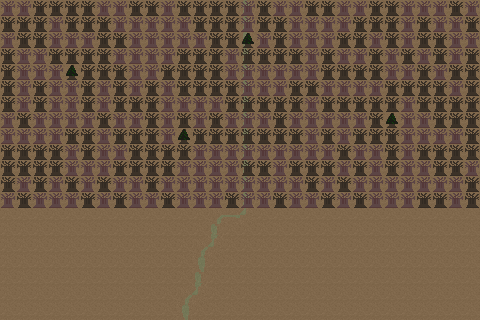

A level layout from a 2D game, rendered from its tile map. Below: a short description, then the map file with its tile-grid data intact:
An orthogonal 30x20 tile map with 16x16 px tiles, 2 tile layers (Ground, Trees), 2 tilesets.

<map version="1.9" tiledversion="1.9.2" orientation="orthogonal" renderorder="right-down" width="30" height="20" tilewidth="16" tileheight="16" infinite="0" nextlayerid="3" nextobjectid="1">
 <tileset firstgid="1" source="Trees.tsx" />
 <tileset firstgid="7" source="GroundPath.tsx" />
 <layer id="2" name="Ground" width="30" height="20">
  <data encoding="csv">
11,11,11,11,11,11,11,11,11,11,11,11,11,11,11,12,11,11,11,11,11,11,11,11,11,11,11,11,11,11,
11,11,11,11,11,11,11,11,11,11,11,11,11,11,11,12,11,11,11,11,11,11,11,11,11,11,11,11,11,11,
11,11,11,11,11,11,11,11,11,11,11,11,11,11,11,12,11,11,11,11,11,11,11,11,11,11,11,11,11,11,
11,11,11,11,11,11,11,11,11,11,11,11,11,11,11,12,11,11,11,11,11,11,11,11,11,11,11,11,11,11,
11,11,11,11,11,11,11,11,11,11,11,11,11,11,11,12,11,11,11,11,11,11,11,11,11,11,11,11,11,11,
11,11,11,11,11,11,11,11,11,11,11,11,11,11,11,12,11,11,11,11,11,11,11,11,11,11,11,11,11,11,
11,11,11,11,11,11,11,11,11,11,11,11,11,11,11,12,11,11,11,11,11,11,11,11,11,11,11,11,11,11,
11,11,11,11,11,11,11,11,11,11,11,11,11,11,11,12,11,11,11,11,11,11,11,11,11,11,11,11,11,11,
11,11,11,11,11,11,11,11,11,11,11,11,11,11,11,12,11,11,11,11,11,11,11,11,11,11,11,11,11,11,
11,11,11,11,11,11,11,11,11,11,11,11,11,11,11,12,11,11,11,11,11,11,11,11,11,11,11,11,11,11,
11,11,11,11,11,11,11,11,11,11,11,11,11,11,11,12,11,11,11,11,11,11,11,11,11,11,11,11,11,11,
11,11,11,11,11,11,11,11,11,11,11,11,11,11,11,12,11,11,11,11,11,11,11,11,11,11,11,11,11,11,
11,11,11,11,11,11,11,11,11,11,11,11,11,11,11,12,11,11,11,11,11,11,11,11,11,11,11,11,11,11,
11,11,11,11,11,11,11,11,11,11,11,11,11,7,8,15,11,11,11,11,11,11,11,11,11,11,11,11,11,11,
11,11,11,11,11,11,11,11,11,11,11,11,11,12,11,11,11,11,11,11,11,11,11,11,11,11,11,11,11,11,
11,11,11,11,11,11,11,11,11,11,11,11,7,15,11,11,11,11,11,11,11,11,11,11,11,11,11,11,11,11,
11,11,11,11,11,11,11,11,11,11,11,11,10,11,11,11,11,11,11,11,11,11,11,11,11,11,11,11,11,11,
11,11,11,11,11,11,11,11,11,11,11,11,12,11,11,11,11,11,11,11,11,11,11,11,11,11,11,11,11,11,
11,11,11,11,11,11,11,11,11,11,11,7,15,11,11,11,11,11,11,11,11,11,11,11,11,11,11,11,11,11,
11,11,11,11,11,11,11,11,11,11,11,10,11,11,11,11,11,11,11,11,11,11,11,11,11,11,11,11,11,11
</data>
 </layer>
 <layer id="1" name="Trees" width="30" height="20" locked="1">
  <data encoding="csv">
2,2,4,4,4,4,2,2,4,4,2,4,4,4,4,2,4,2,2,4,4,2,2,4,4,2,2,2,4,2,
4,4,4,2,4,4,4,2,2,2,2,2,4,4,4,2,4,4,2,2,2,2,4,4,4,2,4,2,2,4,
2,4,4,2,2,2,4,4,2,2,2,2,2,4,4,1,2,4,2,2,2,4,4,2,4,2,4,4,2,2,
4,2,2,4,4,4,4,2,2,2,2,4,4,4,2,4,4,4,4,2,4,2,2,4,2,4,2,4,2,4,
4,2,2,2,1,4,4,4,2,2,4,4,4,4,2,2,2,2,2,2,4,4,4,4,2,2,4,2,4,4,
4,2,4,2,2,4,2,4,2,4,2,4,4,4,4,2,2,2,4,4,2,2,2,2,4,4,4,4,2,4,
4,2,4,2,2,4,2,4,4,4,2,2,2,2,4,4,4,4,4,2,4,4,4,4,4,2,4,4,4,4,
2,4,2,2,2,2,4,2,2,4,2,4,2,4,2,2,2,4,2,2,2,2,2,4,1,2,2,4,4,4,
2,2,2,2,4,4,2,4,4,4,2,1,4,4,4,4,4,4,4,2,4,2,4,4,4,2,2,2,2,4,
4,4,4,4,2,4,2,2,4,4,4,4,2,2,2,2,2,2,2,2,2,4,2,2,4,2,4,4,4,4,
4,4,4,4,2,2,2,4,4,4,4,2,2,2,2,4,4,2,4,4,4,2,4,2,4,2,2,4,4,2,
4,2,4,2,4,2,4,2,2,4,2,2,2,2,2,2,2,2,2,4,2,4,2,2,2,2,2,2,2,4,
2,4,2,2,2,4,2,4,2,2,4,2,2,2,4,2,2,4,2,2,4,2,4,2,2,2,4,4,2,4,
0,0,0,0,0,0,0,0,0,0,0,0,0,0,0,0,0,0,0,0,0,0,0,0,0,0,0,0,0,0,
0,0,0,0,0,0,0,0,0,0,0,0,0,0,0,0,0,0,0,0,0,0,0,0,0,0,0,0,0,0,
0,0,0,0,0,0,0,0,0,0,0,0,0,0,0,0,0,0,0,0,0,0,0,0,0,0,0,0,0,0,
0,0,0,0,0,0,0,0,0,0,0,0,0,0,0,0,0,0,0,0,0,0,0,0,0,0,0,0,0,0,
0,0,0,0,0,0,0,0,0,0,0,0,0,0,0,0,0,0,0,0,0,0,0,0,0,0,0,0,0,0,
0,0,0,0,0,0,0,0,0,0,0,0,0,0,0,0,0,0,0,0,0,0,0,0,0,0,0,0,0,0,
0,0,0,0,0,0,0,0,0,0,0,0,0,0,0,0,0,0,0,0,0,0,0,0,0,0,0,0,0,0
</data>
 </layer>
</map>